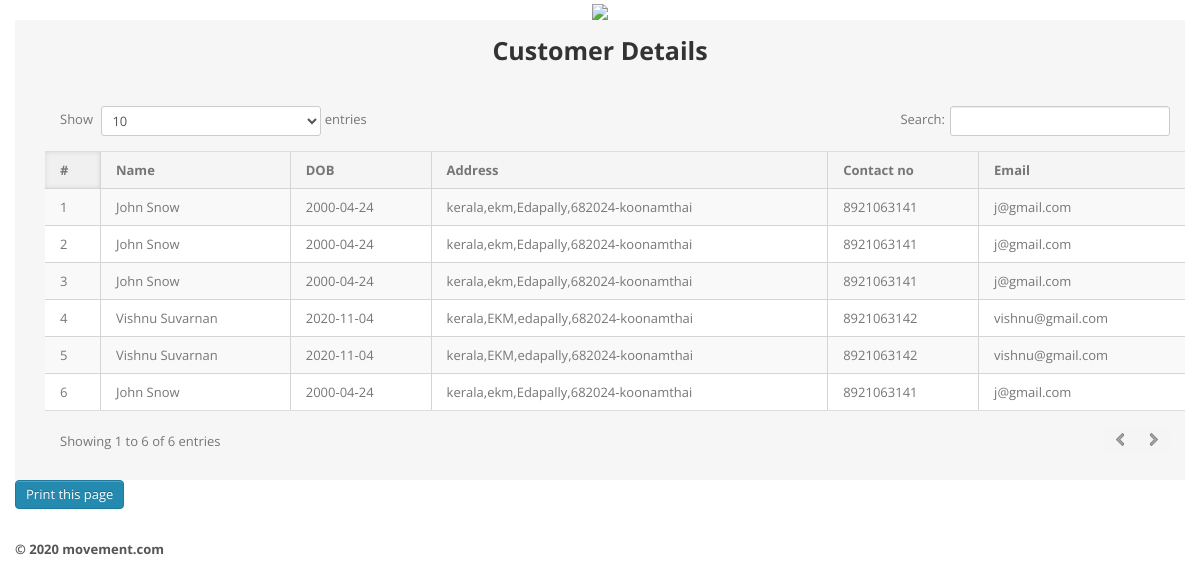
/seller/user-report.php (signed in), run on the app's committed database.
### tables this page shows
CREATE TABLE IF NOT EXISTS `customer` (
  `customerid` int NOT NULL AUTO_INCREMENT,
  `email` varchar(20) NOT NULL,
  `pwd` varchar(16) NOT NULL,
  `fname` text NOT NULL,
  `lname` text NOT NULL,
  `dob` date NOT NULL,
  `phone` varchar(10) NOT NULL,
  `dist` text NOT NULL,
  `state` text NOT NULL,
  `zipcode` int NOT NULL,
  `homeadr` mediumtext NOT NULL,
  `city` text NOT NULL,
  PRIMARY KEY (`customerid`),
  UNIQUE KEY `email` (`email`)
);

### seller/user-report.php (the view, shortened to what this page needs)
<?php
include('include/config.php');
if(strlen($_SESSION['alogin'])==0)
	{
header('location:index.php');
}
else{
?>
<!DOCTYPE html>
<html lang="en">
<head>
	<link type="text/css" href="bootstrap/css/bootstrap.min.css" rel="stylesheet">
	<link type="text/css" href="bootstrap/css/bootstrap-responsive.min.css" rel="stylesheet">
	<link type="text/css" href="css/theme.css" rel="stylesheet">
	<link type="text/css" href="images/icons/css/font-awesome.css" rel="stylesheet">
</head>
<body>
	<center>
	<div class="logo">
		<img class="logo" style="  border: 0x solid #ddd;padding: 1x;width: 275px;" src="assets/moveee.png">
</div>		</center>
		<div class="container">
			<div class="row">
			<div class="span12">
					<div class="content">
				<div class="module-head">
							<div class="module-head">
							<center>	<h3>Customer Details</h3>   </center>
							</div>
							<div class="module-body table">
									<br />
												<table cellpadding="0" cellspacing="0" border="0" class="datatable-1 table table-bordered table-striped	 display table-responsive" >
									<thead>
										<tr>
											<th>#</th>
											<th>Name</th>
											<th>DOB</th>
											<th>Address</th>
											<th>Contact no</th>
											<th>Email</th>
										</tr>
									</thead>
<tbody>
<?php
$query=mysqli_query($con,"select customer.customerid as customerid ,customer.fname as fname,customer.lname as lname, customer.dob as dob,customer.state as state,customer.dist as dist,customer.city as city,customer.zipcode as zipcode,customer.homeadr as homeadr,customer.phone as phone,customer.email as email  from customer, seller, morder join corder on corder.morderid=morder.morderid where morder.customerid=customer.customerid and corder.sellerid=seller.sellerid  and seller.email='".$_SESSION['alogin']."'");
$cnt=1;
while($row=mysqli_fetch_array($query))
{
?>
										<tr>
											<td><?php echo ($cnt);?></td>
											<td><?php echo ($row['fname']." ".$row['lname']);?></td>
											<td><?php echo ($row['dob']);?></td>
											<td><?php echo ($row['state'].",".$row['dist'].",".$row['city'].",".$row['zipcode']."-".$row['homeadr']);?></td>
											<td><?php echo ($row['phone']);?></td>
											<td><?php echo ($row['email']);?></td>
											</tr>
										<?php $cnt=$cnt+1; } ?>
										</tbody>
								</table>
							</div>
							</div>
					</div><button class="btn btn-primary" onclick="window.print()">Print this page</button>
				</div>
			</div>
		</div>
<?php include('include/footer.php');?>
</body>
<?php } ?>

### data on the page
customer: fname "John", lname "Snow", dob "2000-04-24", state "kerala", dist "ekm", city "Edapally", zipcode "682024", homeadr "koonamthai", phone "8921063141", email "j@gmail.com"
customer: fname "Vishnu", lname "Suvarnan", dob "2020-11-04", state "kerala", dist "EKM", city "edapally", zipcode "682024", homeadr "koonamthai", phone "8921063142", email "vishnu@gmail.com"
